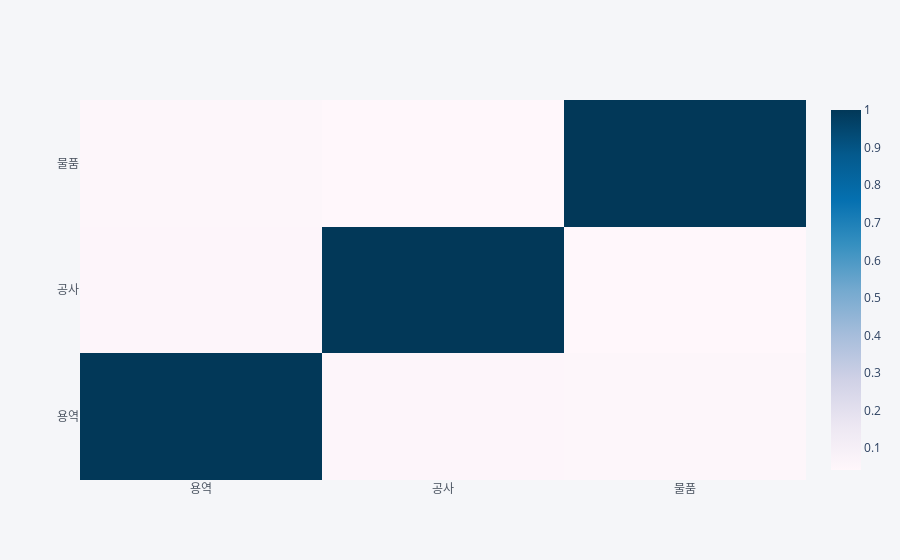

Source (notebook cell):
### Markdown cell above
## 거의 상관관계가 없음을 알 수 있다. ->> 다변량 관리도를 사용할 이유가 없다 but 한번에 알 수 있다는 점, bootstrap을 사용해서 비정규데이터에 대해서 대응할 수 있으므로 사용할만한 가치가 있다. 각각 EWMA를 사용하여도 되지만, EWMA같은 경우에는 L, lamda의 값을 잘 지정하여야 분포에 robust하므로 다변량 T_2 관리도를 사용하는 것이 낫다.

### Code cell
df_total.corr().iplot(kind = 'heatmap',colorscale = 'pubu')

### Figure 1 — Plotly figure (JSON) as saved in the notebook; plotly's stock layout.template omitted (floating-point values rounded to 4 significant figures)
{"data": [{"colorscale": [[0, "rgb(255,247,251)"], [0.125, "rgb(236,231,242)"], [0.25, "rgb(208,209,230)"], [0.375, "rgb(166,189,219)"], [0.5, "rgb(116,169,207)"], [0.625, "rgb(54,144,192)"], [0.75, "rgb(5,112,176)"], [0.875, "rgb(4,90,141)"], [1, "rgb(2,56,88)"]], "type": "heatmap", "x": ["용역", "공사", "물품"], "y": ["용역", "공사", "물품"], "z": [[1, 0.05379, 0.05221], [0.05379, 1, 0.04194], [0.05221, 0.04194, 1]], "zmax": 1, "zmin": 0.04194}], "layout": {"legend": {"bgcolor": "#F5F6F9", "font": {"color": "#4D5663"}}, "paper_bgcolor": "#F5F6F9", "plot_bgcolor": "#F5F6F9", "title": {"font": {"color": "#4D5663"}}, "xaxis": {"gridcolor": "#E1E5ED", "showgrid": true, "tickfont": {"color": "#4D5663"}, "title": {"font": {"color": "#4D5663"}, "text": ""}, "zerolinecolor": "#E1E5ED"}, "yaxis": {"gridcolor": "#E1E5ED", "showgrid": true, "tickfont": {"color": "#4D5663"}, "title": {"font": {"color": "#4D5663"}, "text": ""}, "zerolinecolor": "#E1E5ED"}}}
